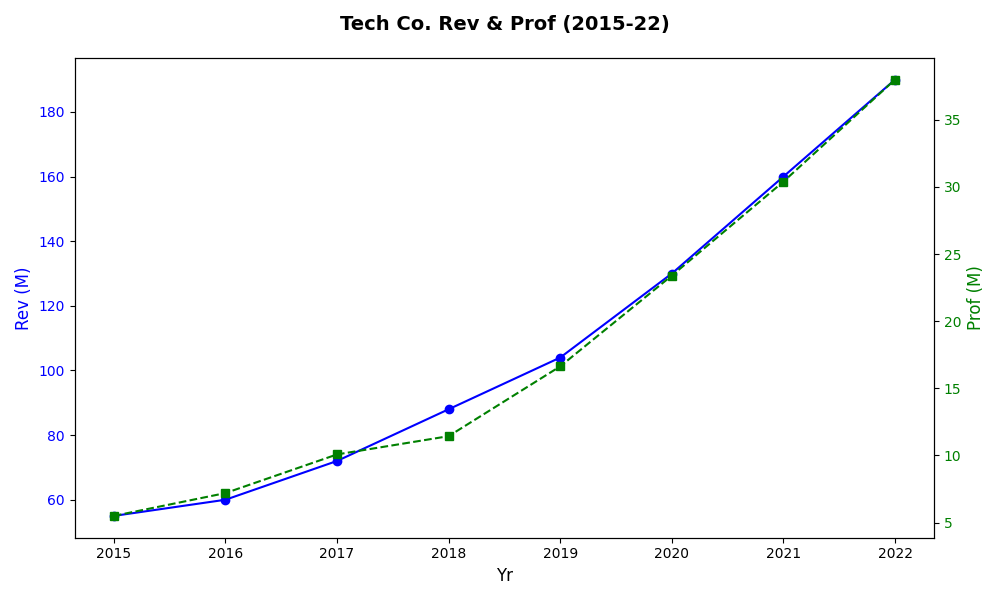

Write Python code to recreate this figure.
import matplotlib.pyplot as plt
import numpy as np

years = np.arange(2015, 2023)
revenue = [55, 60, 72, 88, 104, 130, 160, 190]
profit_margin = [10, 12, 14, 13, 16, 18, 19, 20]

profit = [r * p / 100 for r, p in zip(revenue, profit_margin)]

fig, ax1 = plt.subplots(figsize=(10, 6))

ax1.plot(years, revenue, color='blue', marker='o', linestyle='-')
ax1.set_xlabel('Yr', fontsize=12)
ax1.set_ylabel('Rev (M)', color='blue', fontsize=12)
ax1.tick_params(axis='y', labelcolor='blue')

ax2 = ax1.twinx()
ax2.plot(years, profit, color='green', marker='s', linestyle='--')
ax2.set_ylabel('Prof (M)', color='green', fontsize=12)
ax2.tick_params(axis='y', labelcolor='green')

plt.title("Tech Co. Rev & Prof (2015-22)", fontsize=14, fontweight='bold', pad=20)

plt.tight_layout()
plt.show()
